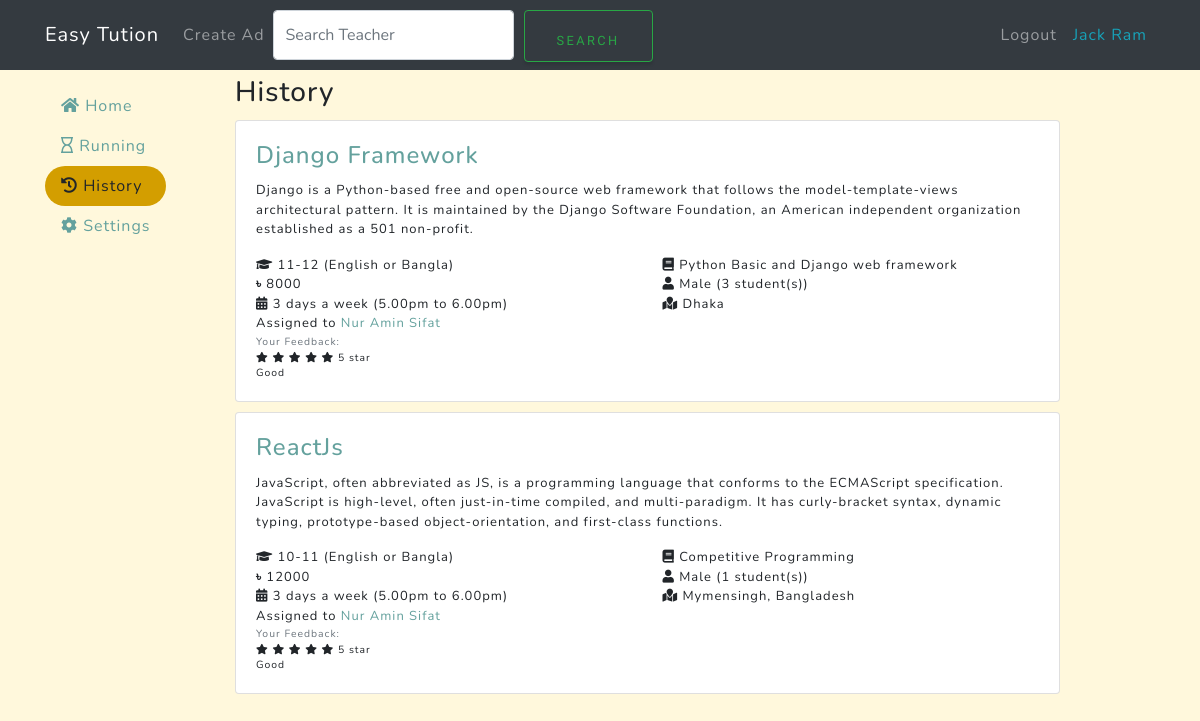
The app's page /client/history/ (signed in), older data.
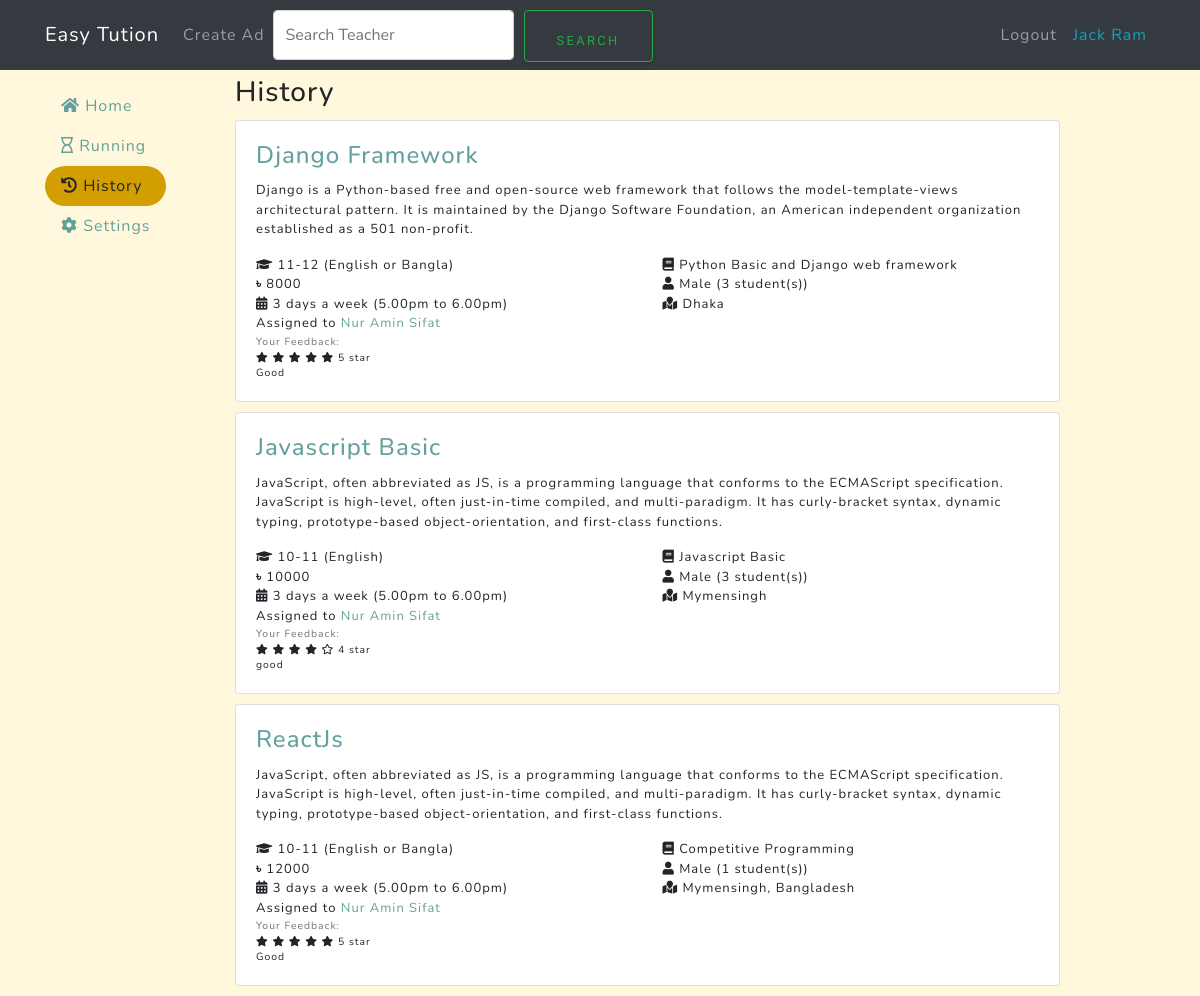
The same page, newer data.
### tution/models.py (models this page shows, shortened)
class Ad(models.Model):
    ad_time = models.DateTimeField(auto_now=True, verbose_name='Ad time')
    title = models.CharField(max_length=1000, null=False, verbose_name='Title')
    description = models.TextField(verbose_name='Description')
    subjects = models.CharField(max_length=1000, null=False, verbose_name='Subjects')
    type = models.CharField(max_length=200, null=False, verbose_name='Type')
    grade = models.CharField(max_length=200, null=False, verbose_name='Class')
    gender = models.CharField(max_length=20, verbose_name='Gender')
    pref_gender = models.CharField(max_length=20, verbose_name='Preferred Gender')
    std_count = models.IntegerField(verbose_name='Student Count')
    time = models.CharField(max_length=200, verbose_name='Teaching Time')
    days = models.IntegerField(null=False, verbose_name='How many days a week')
    location = models.CharField(max_length=1000, null=False, verbose_name='Location')
    salary = models.IntegerField(null=False, verbose_name='Monthly Salary')
    client = models.ForeignKey(User, on_delete=models.CASCADE)
    taken = models.BooleanField(default=False, verbose_name='Taken')  # Whether the job is taken
    approve = models.BooleanField(default=False)
    timeout = models.DateTimeField(null=False,
                                   verbose_name='Run This Ad Until')  # The Ad will be available until that time

### users/models.py (models this page shows, shortened)
class User(AbstractBaseUser):
    email = models.EmailField(
        verbose_name='Email address',
        max_length=255,
        unique=True,
    )
    is_active = models.BooleanField(default=True)
    is_admin = models.BooleanField(default=False)
    is_client = models.BooleanField(default=False)
    is_tutor = models.BooleanField(default=False)
    name = models.CharField(max_length=100, null=False, verbose_name='Full name')
    bio = models.CharField(max_length=1000, verbose_name='Bio')
    location = models.CharField(max_length=1000, verbose_name='Location')
    gender = models.CharField(max_length=20, verbose_name='Gender')
    title = models.CharField(max_length=1000, verbose_name='Overview title')  # Overview title
    overview = models.TextField(verbose_name='Overview')
    expertise = models.CharField(max_length=1000, verbose_name='Expertise')
    profile_img = models.TextField(verbose_name='Profile Image', blank=True)
    USERNAME_FIELD = 'email'
    REQUIRED_FIELDS = ['name']
    objects = UserManager()

### client/models.py (models this page shows, shortened)
class ClientFeedback(models.Model):
    ad = models.ForeignKey(Ad, on_delete=models.CASCADE)
    rating = models.IntegerField(verbose_name='Rating')
    feedback = models.TextField(verbose_name='Feedback')

### client/decorators.py (the view)
    def wrapper(request, *args, **kwargs):
        decorated_view_func = login_required(request)
        if not decorated_view_func.user.is_authenticated:
            messages.warning(request, 'Please login first')
            return redirect('login-page')
        if not request.user.is_client:
            return redirect('home-page')
        else:
            return function(request, *args, **kwargs)

### client/views.py (called while the page is built)
@client_required
def history(request):
    archived_list = []
    archived_jobs = Assignee.objects.filter(to_date__lte=timezone.now(), ad__client=request.user)
    for obj in archived_jobs:
        archived_list.append(obj.ad)
    timed_out_ads = Ad.objects.filter(timeout__lte=timezone.now(), taken=False, client=request.user)
    for obj in timed_out_ads:
        archived_list.append(obj)
    return render(request, 'client/history.html', context={
        'feed_archive': get_feed_list(request, archived_list),
        'client_history': 'active',
        'show_feedback': True,
        'display_url': True,
        'show_assignee': True,
        'whos_feedback': 'Your',
    })

def get_feed_list(request, ads):
    ad_list = []
    for ad in ads:
        ad_list.append(get_feed(request, ad))
    return ad_list

### client/templates/client/history.html
{% extends 'client/base_client.html' %}
{% block content %}
    <div class="history">
      <h3>History</h3>
      {% if feed_archive|length %}
      {% for feed in feed_archive %}
        {% include 'client/single_ad.inc.html' %}
      {% endfor %}
      {% else %}
        <p>No history found.</p>
      {% endif %}
    </div>
{% endblock %}

### client/templates/client/single_ad.inc.html (shortened to what this page needs)
{% if feed.proposals and show_applicant_number %}
<div class="ad border-info card" style="border-top-width: thick;">
  <div class="bg-info card-text text-light" style="padding: 0 10px;">
    {{ feed.proposals }} applicant(s)
  </div>
{% else %}
<div class="ad card">
{% endif %}
  <div class="card-body">
    <h4 class="card-title">
    {% if display_url %}
        <a class="card-link" href="{% url 'client-applicants' feed.pk %}">{{ feed.title }}</a>
    {% else %}
        {{ feed.title }}
    {% endif %}
    </h4>
    <p class="card-text">{{ feed.description }}</p>
    <div class="row">
      <div class="col-md-6" title="Class and medium"><i class="fa fa-graduation-cap"></i> {{ feed.grade }} ({{ feed.type }})</div>
      <div class="col-md-6" title="Subjects"><i class="fa fa-book"></i> {{ feed.subjects }}</div>
    </div>
    <div class="row">
      <div class="col-md-6" title="Monthly salary"><i class="fa">৳</i> {{ feed.salary }}</div>
      <div class="col-md-6" title="Student gender and count"><i class="fa fa-user"></i> {{ feed.gender }} ({{ feed.std_count }} student(s))</div>
    </div>
    <div class="row">
      <div class="col-md-6" title="Date and time">
        <i class="fa fa-calendar-alt"></i>
        {{ feed.days }} days a week
        {% if feed.time %}
            ({{ feed.time }})
        {% endif %}
      </div>
      <div class="col-md-6" title="Location"><i class="fa fa-map-marked"></i> {{ feed.location }}</div>
    </div>
    {% with taken=feed.ad.taken %}
    {% if taken and show_assignee %}
      {% with assignee=feed.ad.assignee_set.first.tutor %}
        <div class="card-text">Assigned to <a href="{% url 'client-profile' assignee.pk %}" >{{ assignee.name }}</a></div>
      {% endwith %}
    {% endif %}
    {% if taken and show_feedback %}
      {% if not feed.feedback %}
        <a href="{% url 'client-feedback' feed.pk %}" class="btn btn-dark btn-small m-1">Provide feedback</a>
      {% else %}
        {% with feedback=feed.feedback %}
          {% include 'tutor/feedback.inc.html' %}
        {% endwith %}
      {% endif %}
    {% endif %}
    {% endwith %}
  </div>
</div>

### tutor/templates/tutor/feedback.inc.html
<p class="card-text small">
  <span class="text-muted">{{ whos_feedback }} Feedback:</span><br>
  {% with ''|center:feedback.rating as range %}
  {% for _ in range %}
    <i class="fas fa-star"></i>
  {% endfor %}
  {% endwith %}
  {% with inv_rating=-5|add:feedback.rating %}
  {% widthratio inv_rating 1 -1 as inv_rating_p %}
  {% with ''|center:inv_rating_p as range %}
  {% for _ in range %}
    <i class="far fa-star"></i>
  {% endfor %}
  {% endwith %}
  {% endwith %}
  {{ feedback.rating }} star<br>
  {{ feedback.feedback }}</p>

Row changes from the older to the newer data that the page shows:
now on this page (row edited): Ad: title "Javascript Basic", description "JavaScript, often abbreviated as JS, is a programming language that conforms to the ECMAScript specification. JavaScript is high-level, often just-in-time compiled, and multi-paradigm. It has curly-bracket syntax, dynamic typing, prototype-based object-orientation, and first-class functions.", grade "10-11", type "English", subjects "Javascript Basic", salary "10000", gender "Male", std_count "3", days "3", time "5.00pm to 6.00pm", location "Mymensingh", ad.assignee_set.first.tutor.name "Nur Amin Sifat", whos_feedback "Your", taken True (drawn), feedback.rating "4", feedback.feedback "good"
